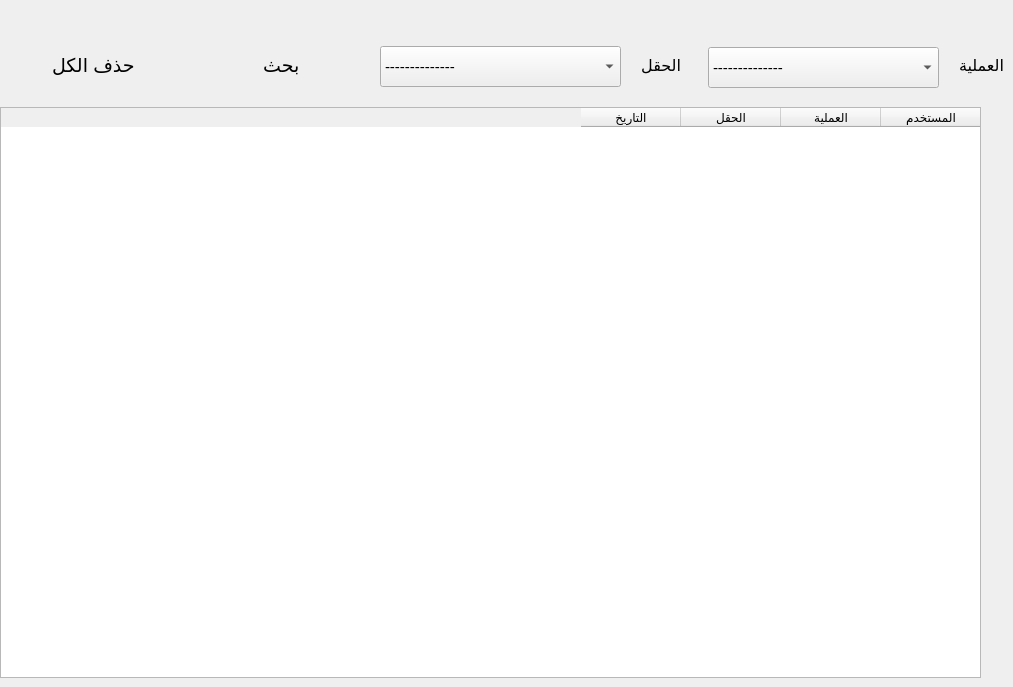
    <widget class="QWidget" name="tab_6">
     <attribute name="title">
      <string>Page</string>
     </attribute>
     <widget class="QTableWidget" name="tableWidget_8">
      <property name="geometry">
       <rect>
        <x>0</x>
        <y>107</y>
        <width>981</width>
        <height>571</height>
       </rect>
      </property>
      <property name="layoutDirection">
       <enum>Qt::RightToLeft</enum>
      </property>
      <column>
       <property name="text">
        <string>المستخدم</string>
       </property>
      </column>
      <column>
       <property name="text">
        <string>العملية</string>
       </property>
      </column>
      <column>
       <property name="text">
        <string>الحقل</string>
       </property>
      </column>
      <column>
       <property name="text">
        <string>التاريخ</string>
       </property>
      </column>
     </widget>
     <widget class="QComboBox" name="comboBox_20">
      <property name="geometry">
       <rect>
        <x>380</x>
        <y>46</y>
        <width>241</width>
        <height>41</height>
       </rect>
      </property>
      <property name="font">
       <font>
        <family>Segoe UI</family>
        <pointsize>11</pointsize>
       </font>
      </property>
      <property name="editable">
       <bool>false</bool>
      </property>
      <item>
       <property name="text">
        <string>--------------</string>
       </property>
      </item>
      <item>
       <property name="text">
        <string>مبيع يومي</string>
       </property>
      </item>
      <item>
       <property name="text">
        <string>تحليل</string>
       </property>
      </item>
      <item>
       <property name="text">
        <string>مشتريات</string>
       </property>
      </item>
      <item>
       <property name="text">
        <string>مراجعين</string>
       </property>
      </item>
      <item>
       <property name="text">
        <string>مستخدم</string>
       </property>
      </item>
     </widget>
     <widget class="QPushButton" name="pushButton_21">
      <property name="geometry">
       <rect>
        <x>180</x>
        <y>40</y>
        <width>171</width>
        <height>51</height>
       </rect>
      </property>
      <property name="font">
       <font>
        <family>Segoe UI</family>
        <pointsize>14</pointsize>
       </font>
      </property>
      <property name="styleSheet">
       <string notr="true">border-radius: 20px;
</string>
      </property>
      <property name="text">
       <string>      بحث</string>
      </property>
     </widget>
     <widget class="QComboBox" name="comboBox_24">
      <property name="geometry">
       <rect>
        <x>708</x>
        <y>47</y>
        <width>231</width>
        <height>41</height>
       </rect>
      </property>
      <property name="font">
       <font>
        <family>Segoe UI</family>
        <pointsize>11</pointsize>
       </font>
      </property>
      <item>
       <property name="text">
        <string>--------------</string>
       </property>
      </item>
      <item>
       <property name="text">
        <string>تسجيل دخول</string>
       </property>
      </item>
      <item>
       <property name="text">
        <string>تسجيل خروج</string>
       </property>
      </item>
      <item>
       <property name="text">
        <string>اضافة</string>
       </property>
      </item>
      <item>
       <property name="text">
        <string>تعديل</string>
       </property>
      </item>
      <item>
       <property name="text">
        <string>حذف</string>
       </property>
      </item>
      <item>
       <property name="text">
        <string>بحث</string>
       </property>
      </item>
      <item>
       <property name="text">
        <string>طباعة</string>
       </property>
      </item>
     </widget>
     <widget class="QLabel" name="label_15">
      <property name="geometry">
       <rect>
        <x>943</x>
        <y>40</y>
        <width>61</width>
        <height>51</height>
       </rect>
      </property>
      <property name="font">
       <font>
        <family>Segoe UI</family>
        <pointsize>12</pointsize>
        <weight>50</weight>
        <bold>false</bold>
       </font>
      </property>
      <property name="text">
       <string>العملية</string>
      </property>
     </widget>
     <widget class="QLabel" name="label_16">
      <property name="geometry">
       <rect>
        <x>620</x>
        <y>40</y>
        <width>61</width>
        <height>51</height>
       </rect>
      </property>
      <property name="font">
       <font>
        <family>Segoe UI</family>
        <pointsize>12</pointsize>
        <weight>50</weight>
        <bold>false</bold>
       </font>
      </property>
      <property name="text">
       <string>الحقل</string>
      </property>
     </widget>
     <widget class="QPushButton" name="pushButton_22">
      <property name="geometry">
       <rect>
        <x>0</x>
        <y>40</y>
        <width>171</width>
        <height>51</height>
       </rect>
      </property>
      <property name="font">
       <font>
        <family>Segoe UI</family>
        <pointsize>14</pointsize>
       </font>
      </property>
      <property name="styleSheet">
       <string notr="true">border-radius: 20px;
</string>
      </property>
      <property name="text">
       <string>   حذف الكل</string>
      </property>
     </widget>
     <widget class="QLabel" name="label_68">
      <property name="geometry">
       <rect>
        <x>193</x>
        <y>51</y>
        <width>51</width>
        <height>31</height>
       </rect>
      </property>
      <property name="styleSheet">
       <string notr="true">image: url(:/icons8-search-512.png);</string>
      </property>
      <property name="text">
       <string/>
      </property>
     </widget>
     <widget class="QLabel" name="label_69">
      <property name="geometry">
       <rect>
        <x>-2</x>
        <y>40</y>
        <width>61</width>
        <height>51</height>
       </rect>
      </property>
      <property name="styleSheet">
       <string notr="true">image: url(:/icons8-delete-bin-100.png);</string>
      </property>
      <property name="text">
       <string/>
      </property>
     </widget>
    </widget>
